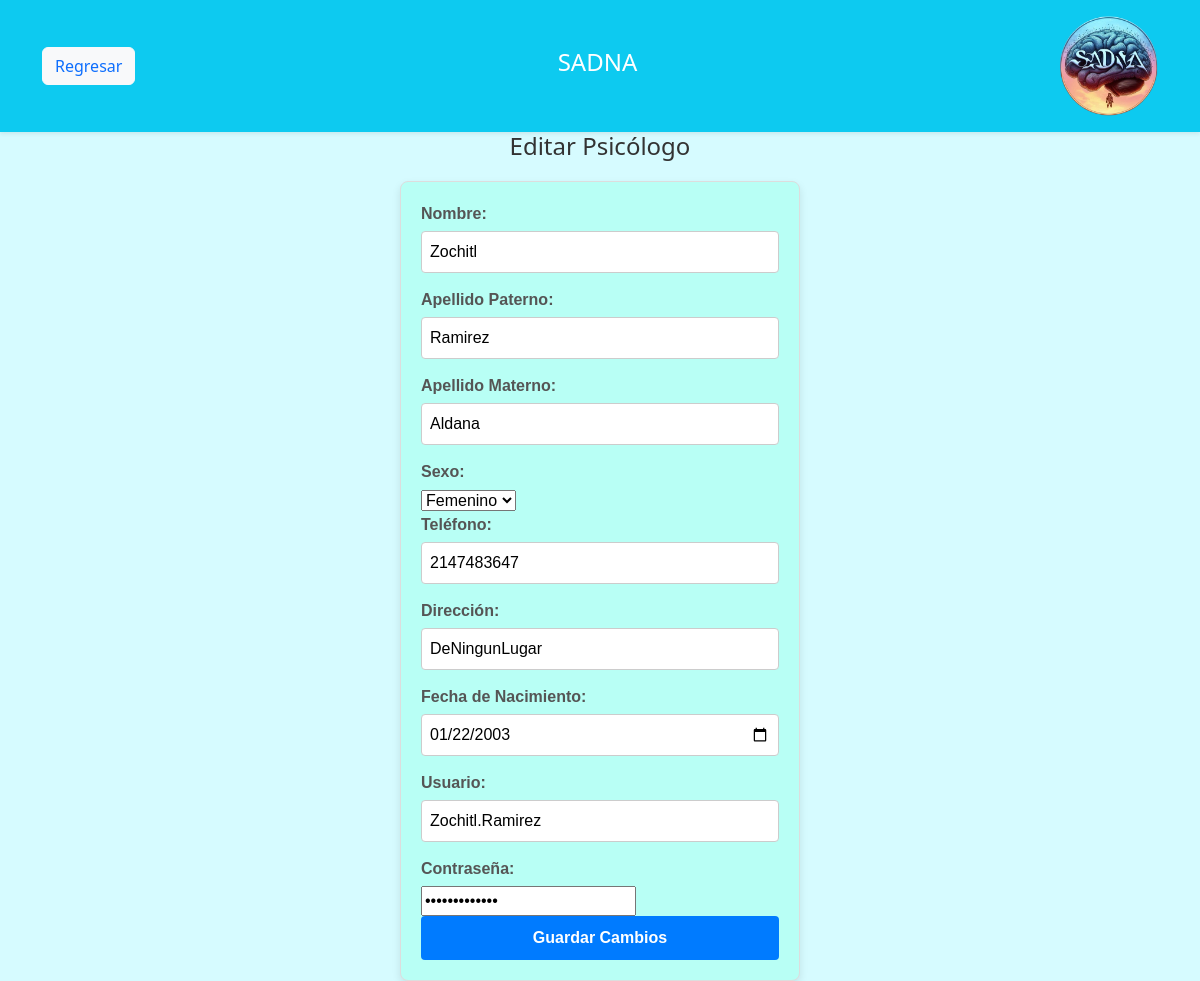
/Vista/crudPsicologo/EditarPsicologo.php?cedula=22 (signed in), run on the app's committed database.
### tables this page shows
CREATE TABLE `psicologo` (
  `Cedula` int(11) NOT NULL AUTO_INCREMENT,
  `Nombre` varchar(45) NOT NULL,
  `ApPaterno` varchar(45) NOT NULL,
  `ApMaterno` varchar(45) NOT NULL,
  `sexo` varchar(45) DEFAULT NULL,
  `telefono` int(11) DEFAULT NULL,
  `direccion` varchar(50) DEFAULT NULL,
  `fechaNac` date DEFAULT NULL,
  PRIMARY KEY (`Cedula`)
);

CREATE TABLE `credenciales` (
  `id` int(11) NOT NULL AUTO_INCREMENT,
  `id_usuario` varchar(10) NOT NULL,
  `usuario` varchar(100) NOT NULL,
  `contrasena` varchar(100) NOT NULL,
  `tipo_usuario` enum('Paciente','Psicólogo','Administrador') NOT NULL,
  PRIMARY KEY (`id`)
);

### Vista/crudPsicologo/EditarPsicologo.php (the view, shortened to what this page needs)
<?php
    include '../../Modelo/BD/bd.php';
    include '../../Vista/includes/headerRegresar.php';
    $cedula = $_GET['cedula'];
    $sqlPsicologo = "SELECT * FROM psicologo WHERE Cedula = $cedula";
    $sqlCredenciales = "SELECT usuario, contrasena FROM credenciales WHERE id_usuario = $cedula AND tipo_usuario = 'Psicólogo'";
    $resultadoPsicologo = mysqli_query($conn, $sqlPsicologo);
    $resultadoCredenciales = mysqli_query($conn, $sqlCredenciales);
    if ($resultadoPsicologo && mysqli_num_rows($resultadoPsicologo) > 0 && $resultadoCredenciales && mysqli_num_rows($resultadoCredenciales) > 0) {
        $rowPsicologo = mysqli_fetch_assoc($resultadoPsicologo);
        $rowCredenciales = mysqli_fetch_assoc($resultadoCredenciales);
    ?>
    <!DOCTYPE html>
<html lang="es">
<head>
    <link rel="stylesheet" href="../../Vista/Estilos/StylesForAddPAc.css">
</head>
<body>
    <h2>Editar Psicólogo</h2>
    <form method="post" action="../../Modelo/GestionPsicologo/actPsicologo.php?Cedula=<?php echo $cedula; ?>" class="form">
        <label>Nombre:</label>
        <input type="text" name="nombre" value="<?php echo $rowPsicologo['Nombre']; ?>" required><br><br>
        <label>Apellido Paterno:</label>
        <input type="text" name="apPaterno" value="<?php echo $rowPsicologo['ApPaterno']; ?>" required><br><br>
        <label>Apellido Materno:</label>
        <input type="text" name="apMaterno" value="<?php echo $rowPsicologo['ApMaterno']; ?>" required><br><br>
        <label>Sexo:</label>
        <select id="sexo" name="sexo" class="dropdown" required>
            <option value="<?php echo $rowPsicologo['sexo']; ?>" disabled selected><?php echo $rowPsicologo['sexo']; ?></option>
        </select><br><br>
        <label>Teléfono:</label>
        <input type="text" name="telefono" value="<?php echo $rowPsicologo['telefono']; ?>" required><br><br>
        <label>Dirección:</label>
        <input type="text" name="direccion" value="<?php echo $rowPsicologo['direccion']; ?>" required><br><br>
        <label>Fecha de Nacimiento:</label>
        <input type="date" name="fechaNac" value="<?php echo $rowPsicologo['fechaNac']; ?>" required><br><br>
        <label>Usuario:</label>
        <input type="text" name="usuario" value="<?php echo $rowCredenciales['usuario']; ?>" required><br><br>
        <label>Contraseña:</label>
        <input type="password" name="contrasena" value="<?php echo $rowCredenciales['contrasena']; ?>" required><br><br>
        <input type="submit" name="actualizar" value="Guardar Cambios">
    </form>
    <?php
    } else {
        echo "<p>Error: No se encontraron datos del psicólogo.</p>";
    }
    ?>
</body>
</html>

### Vista/Estilos/stylesForAddPAc.css (style rules this page uses)
body { background-color: #d6fbff; }
.form { max-width: 400px; margin: 0 auto; padding: 20px; border: 1px solid #ddd; border-radius: 8px; background-color: hsl(172, 100%, 86%); box-shadow: 0 4px 8px rgba(0, 0, 0, 0.1); font-family: Arial, sans-serif; }
h2 { text-align: center; color: #333; font-size: 24px; margin-bottom: 20px; }
.form label { display: block; font-weight: bold; color: #555; margin-bottom: 5px; }
.form input[type="text"], .form input[type="date"] { width: 100%; padding: 8px; margin-bottom: 15px; border: 1px solid #ccc; border-radius: 4px; box-sizing: border-box; }
.form input[type="submit"] { width: 100%; padding: 10px; background-color: #007bff; border: none; border-radius: 4px; color: white; font-weight: bold; cursor: pointer; transition: background-color 0.3s; }

### data on the page
psicologo: nombre "Zochitl", apPaterno "Ramirez", apMaterno "Aldana", sexo "Femenino", telefono "2147483647", direccion "DeNingunLugar", fechaNac "01/22/2003"
credenciales: usuario "Zochitl.Ramirez"
